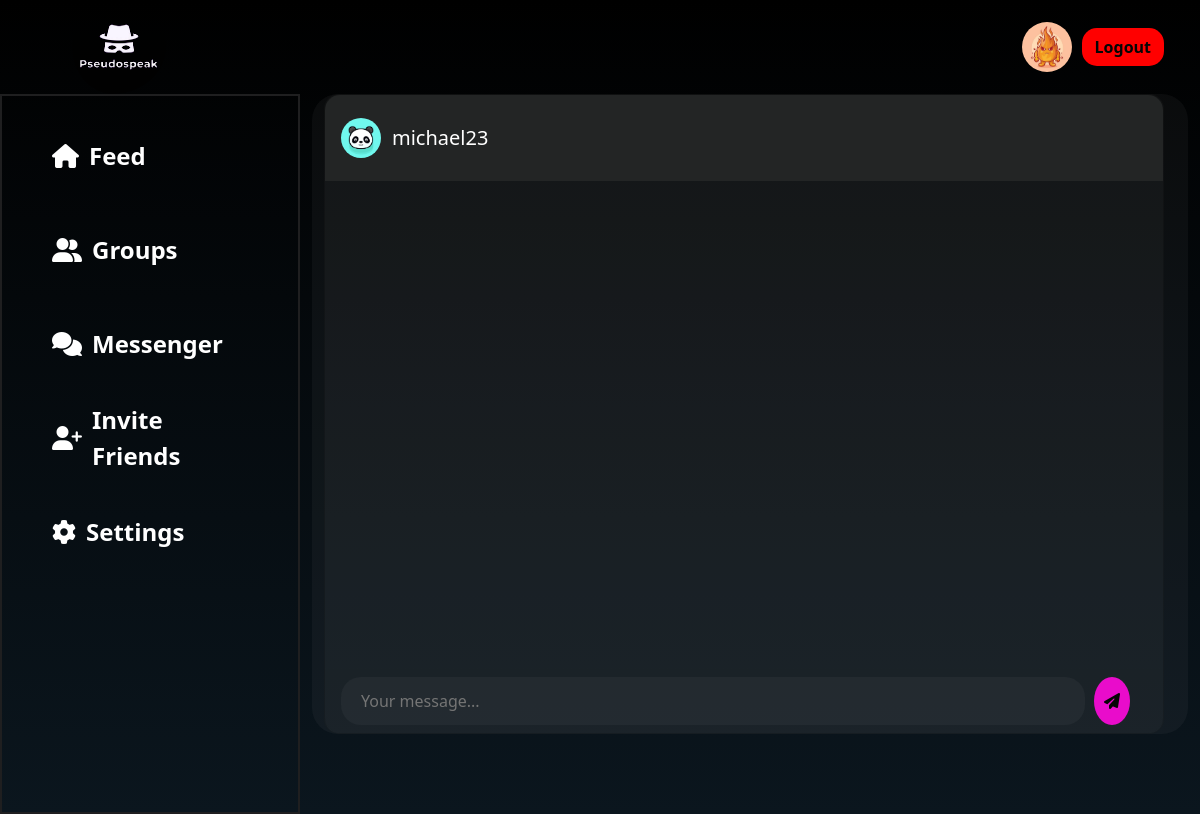
The app's page /messenger/27/ (signed in), older data.
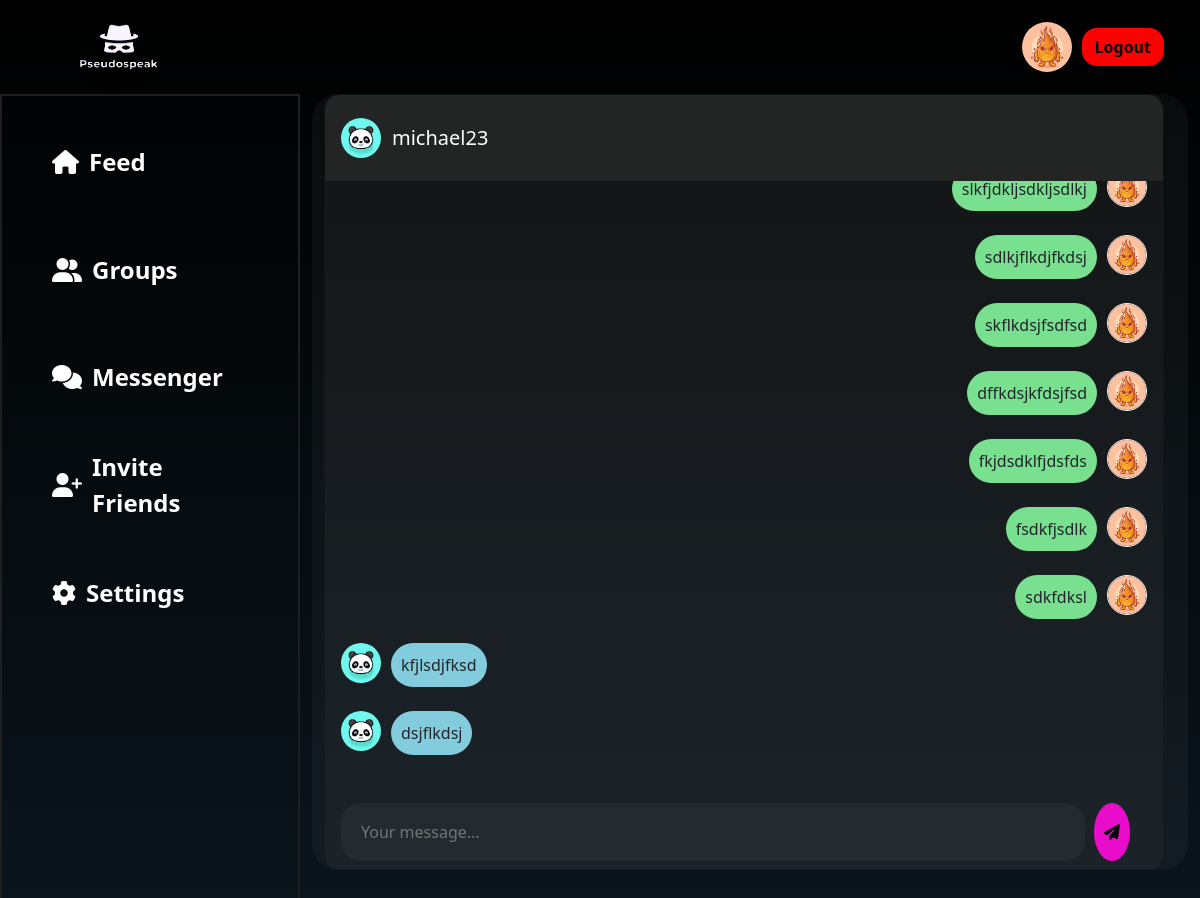
The same page, newer data.
### main/models.py (models this page shows, shortened)
class Profile(models.Model):
    user=models.OneToOneField(User,null=True,on_delete=models.CASCADE)
    blocked_user=models.ManyToManyField(User,related_name="block_users",blank=True)
    profile_img=models.ImageField(null=True,blank=True,upload_to='images/')
    bio=models.CharField(null=True,max_length=51)
    follow=models.ManyToManyField(User,related_name='follow',blank=True)
    following=models.ManyToManyField(User,related_name='following',blank=True)

### conversation/models.py (models this page shows, shortened)
class ConversationMessage(models.Model):
    conversation = models.ForeignKey(Conversation, related_name='messages', on_delete=models.CASCADE)
    content = models.TextField()
    created_at = models.DateTimeField(auto_now_add=True)
    created_by = models.ForeignKey(User, related_name='created_messages', on_delete=models.CASCADE)
    class Meta:
        ordering = ('created_at',)
    def decrypt_message(self):  # Replace with your actual secret key
        try:
            message_decrypted=f.decrypt(self.content)
            message_decoded=message_decrypted.decode('utf-8')
            return message_decoded
        except Exception as e:
            print(f"InvalidToken exception: {e.__cause__}")
            return "Invalid decryption token"

### main/views.py (the view)
# urls.py: path("messenger/<int:conversation_id>/",views.conversation,name='conversation'),
@login_required(login_url="login_or_signup_view")
def conversation(request, conversation_id):
    conversation = Conversation.objects.filter(members=request.user).get(
        pk=conversation_id
    )
    conversation_message = ConversationMessage.objects.filter(conversation=conversation)
    return render(
        request,
        "conversation/conversation.html",
        {"conversation": conversation, "conversation_messages": conversation_message},
    )

### conversation/templates/conversation/conversation.html (shortened to what the changed rows need)
{% load static %}
<!DOCTYPE html>
<html lang="en">
  <head>
    <link
      href="https://cdn.jsdelivr.net/npm/bootstrap@5.3.1/dist/css/bootstrap.min.css"
      rel="stylesheet"
    />
    <link rel="stylesheet" href="{% static 'main/css/index.css' %}" />
  </head>
  <body>
    <div class="container-fluid">
      <div class="row content-1">
        <div class="col-9 chat-container">
          <div class="card">
            {% for m in conversation.members.all %}
            {% if m != request.user%}
            <div class="card-header msg_head">
              <div class="d-flex bd-highlight">
                <div class="img_cont">
                  <a href="{% url 'dashboard' profileId=m.username %}">
                  <img src="{{m.profile.profile_img.url}}" style="width: 40px" />
                </a>
                </div>
                <div class="user_info">
                  <span>{{m.username}}</span>
                </div>
              </div>
            </div>
            {% endif %}
          {% endfor %}
            <div class="card-body msg_card_body">
              {% for message in conversation_messages %}
                {% if message.created_by != request.user %}
              <div class="d-flex justify-content-start mb-4">
                <div class="img_cont_msg">
                  <img src="{{ message.created_by.profile.profile_img.url }}" />
                </div>
                <div class="msg_cotainer">{{ message.decrypt_message }}</div>
              </div>
              {% else %}
              <div class="d-flex justify-content-end mb-4">
                <div class="msg_cotainer_send">{{ message.decrypt_message }}</div>
                <div class="img_cont_msg">
                  <img
                    src="{{ message.created_by.profile.profile_img.url }}"
                    class="rounded-circle user_img_msg"
                  />
                </div>
              </div>
              {% endif %}
            {% endfor %}
            </div>
            <div class="card-footer">
              <div class="input-group">
                {% for m in conversation.members.all %}
                {% if m != request.user %}
                {% if m in request.user.profile.blocked_user.all %}
                <p style="color: white; margin: 10px auto;">You can no longer send messages to {{m.username}}</p>
                {% else %}
                  <input
                    type="text"
                    class="message-input-1"
                    placeholder="Your message..."/>
                  <button class="msg-button-1"><i class="fa-solid fa-paper-plane"></i></button>
                  {% endif %}
                {% endif %}
                {% endfor %}
              </div>
            </div>
          </div>
        </div>
      </div>
    </div>
  </body>
</html>

Row changes from the older to the newer data that the page shows:
added ConversationMessage: decrypt_message "slkfjdkljsdkljsdlkj", created_by.profile.profile_img (picture)
added ConversationMessage: decrypt_message "sdlkjflkdjfkdsj", created_by.profile.profile_img (picture)
added ConversationMessage: decrypt_message "skflkdsjfsdfsd", created_by.profile.profile_img (picture)
added ConversationMessage: decrypt_message "dffkdsjkfdsjfsd", created_by.profile.profile_img (picture)
added ConversationMessage: decrypt_message "fkjdsdklfjdsfds", created_by.profile.profile_img (picture)
added ConversationMessage: decrypt_message "fsdkfjsdlk", created_by.profile.profile_img (picture)
added ConversationMessage: decrypt_message "sdkfdksl", created_by.profile.profile_img (picture)
added ConversationMessage: created_by.profile.profile_img (picture), decrypt_message "kfjlsdjfksd"
added ConversationMessage: created_by.profile.profile_img (picture), decrypt_message "dsjflkdsj"
